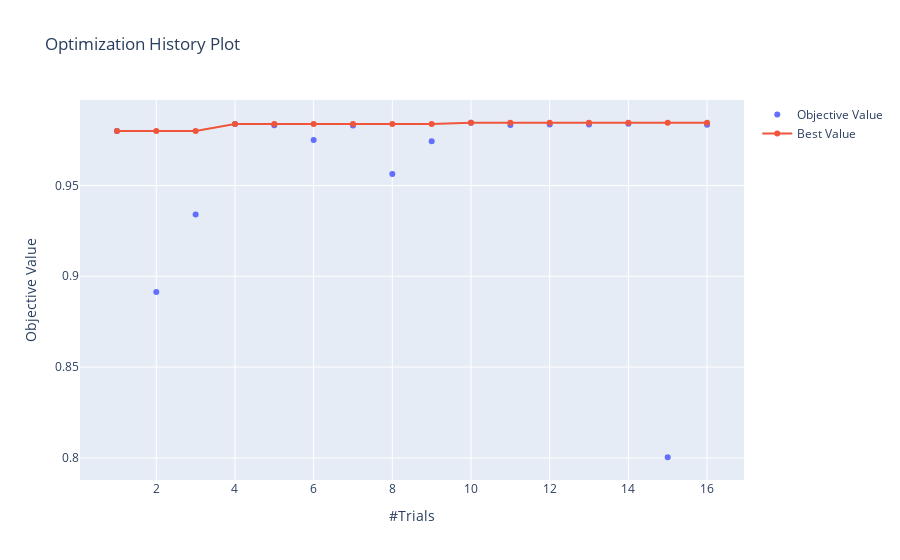
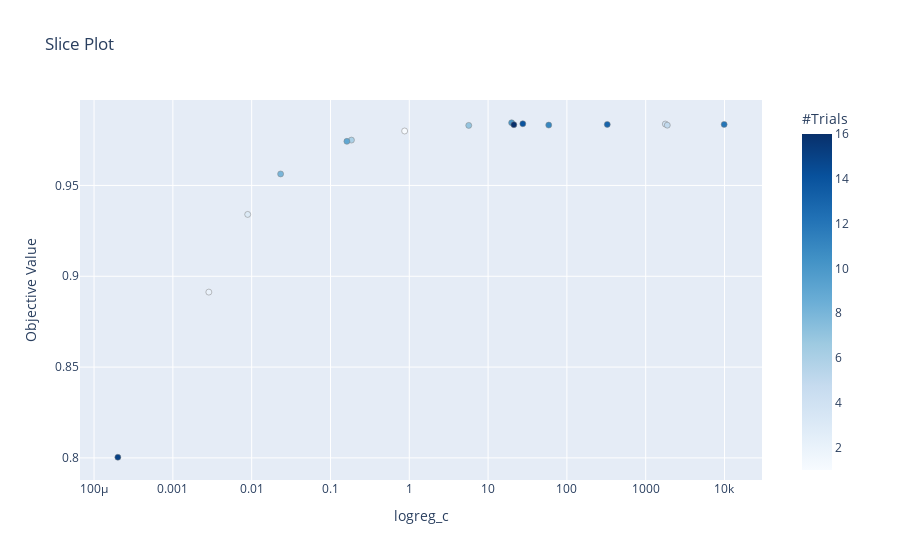

The notebook cell saved with these charts, in order:
### Code cell
def optuna_plots(study):
    """
    Given an optuna study, show some optuna.visualization plots
    """
    fig = plot_optimization_history(study)
    fig.show()
    fig = plot_slice(study)
    fig.show()

optuna_plots(study)

### Figure 1 — Plotly figure (JSON) as saved in the notebook; plotly's stock layout.template omitted (floating-point values rounded to 4 significant figures)
{"data": [{"mode": "markers", "name": "Objective Value", "type": "scatter", "x": [1, 2, 3, 4, 5, 6, 7, 8, 9, 10, 11, 12, 13, 14, 15, 16], "y": [0.98, 0.8913, 0.9341, 0.9838, 0.9832, 0.975, 0.9831, 0.9563, 0.9743, 0.9845, 0.9832, 0.9836, 0.9836, 0.984, 0.8004, 0.9835]}, {"name": "Best Value", "type": "scatter", "x": [1, 2, 3, 4, 5, 6, 7, 8, 9, 10, 11, 12, 13, 14, 15, 16], "y": [0.98, 0.98, 0.98, 0.9838, 0.9838, 0.9838, 0.9838, 0.9838, 0.9838, 0.9845, 0.9845, 0.9845, 0.9845, 0.9845, 0.9845, 0.9845]}], "layout": {"title": {"text": "Optimization History Plot"}, "xaxis": {"title": {"text": "#Trials"}}, "yaxis": {"title": {"text": "Objective Value"}}}}

### Figure 2 — Plotly figure (JSON) as saved in the notebook; plotly's stock layout.template omitted (floating-point values rounded to 4 significant figures)
{"data": [{"marker": {"color": [1, 2, 3, 4, 5, 6, 7, 8, 9, 10, 11, 12, 13, 14, 15, 16], "colorbar": {"title": {"text": "#Trials"}, "x": 1, "xpad": 40}, "colorscale": [[0, "rgb(247,251,255)"], [0.125, "rgb(222,235,247)"], [0.25, "rgb(198,219,239)"], [0.375, "rgb(158,202,225)"], [0.5, "rgb(107,174,214)"], [0.625, "rgb(66,146,198)"], [0.75, "rgb(33,113,181)"], [0.875, "rgb(8,81,156)"], [1, "rgb(8,48,107)"]], "line": {"color": "Grey", "width": 0.5}}, "mode": "markers", "showlegend": false, "type": "scatter", "x": [0.8731, 0.002861, 0.008906, 1773.0, 1880.0, 0.1846, 5.684, 0.0233, 0.1616, 19.89, 58.85, 9900.0, 325.5, 27.58, 0.0002004, 21.23], "y": [0.98, 0.8913, 0.9341, 0.9838, 0.9832, 0.975, 0.9831, 0.9563, 0.9743, 0.9845, 0.9832, 0.9836, 0.9836, 0.984, 0.8004, 0.9835]}], "layout": {"title": {"text": "Slice Plot"}, "xaxis": {"title": {"text": "logreg_c"}, "type": "log"}, "yaxis": {"title": {"text": "Objective Value"}}}}
